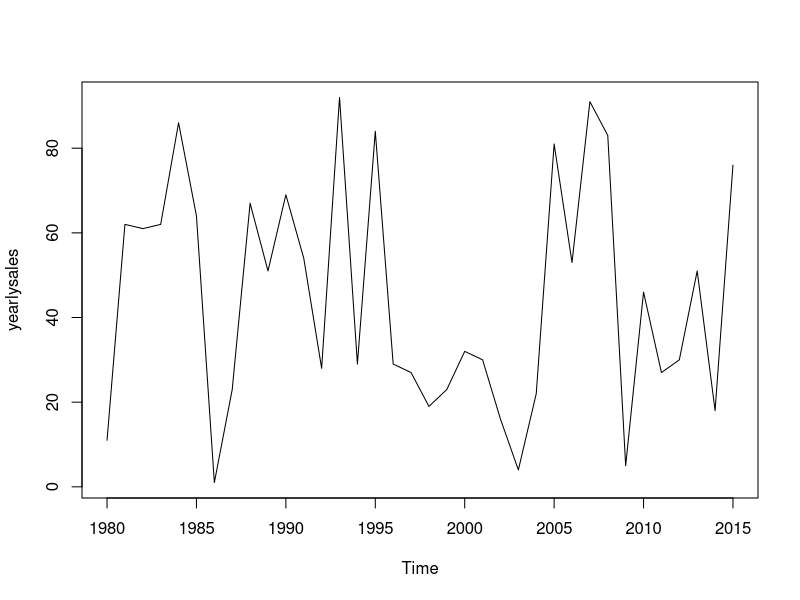
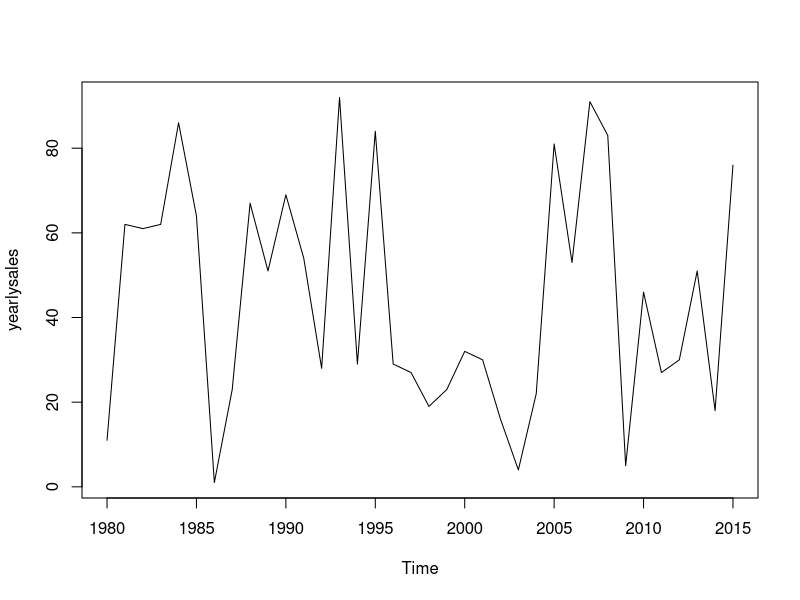
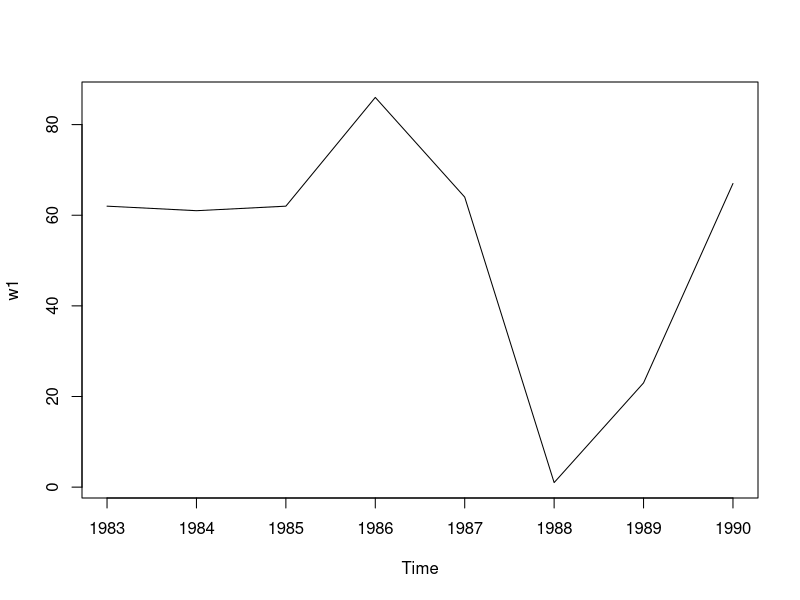
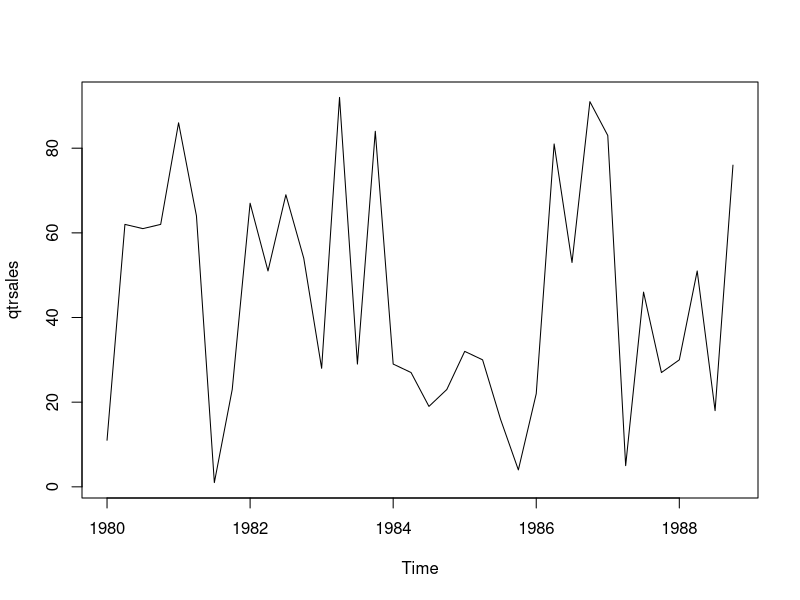
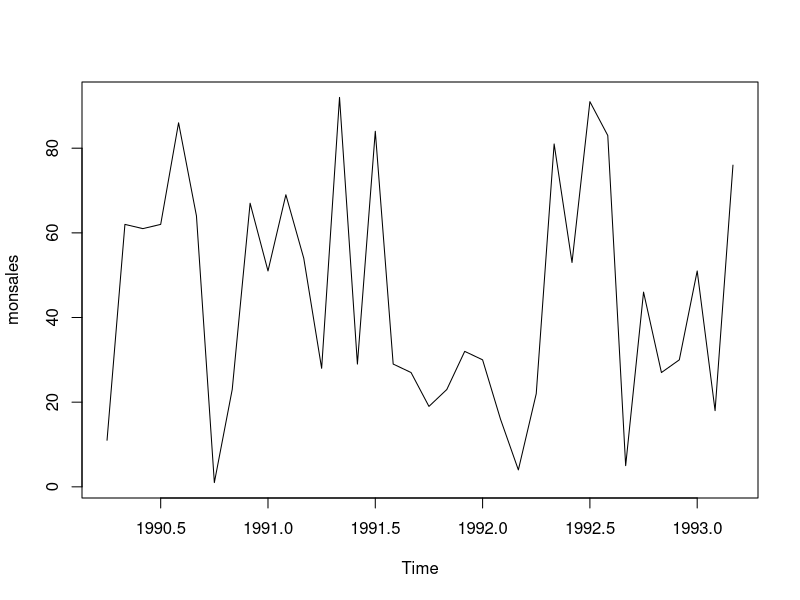
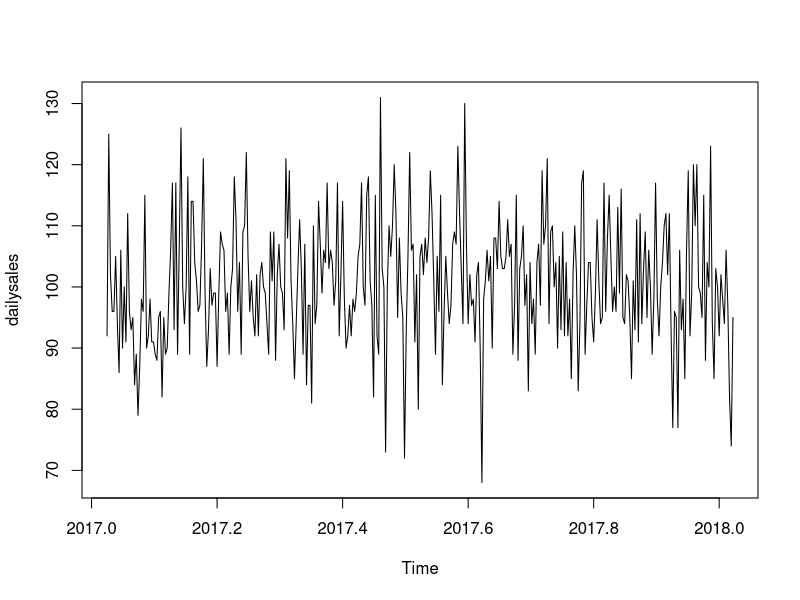
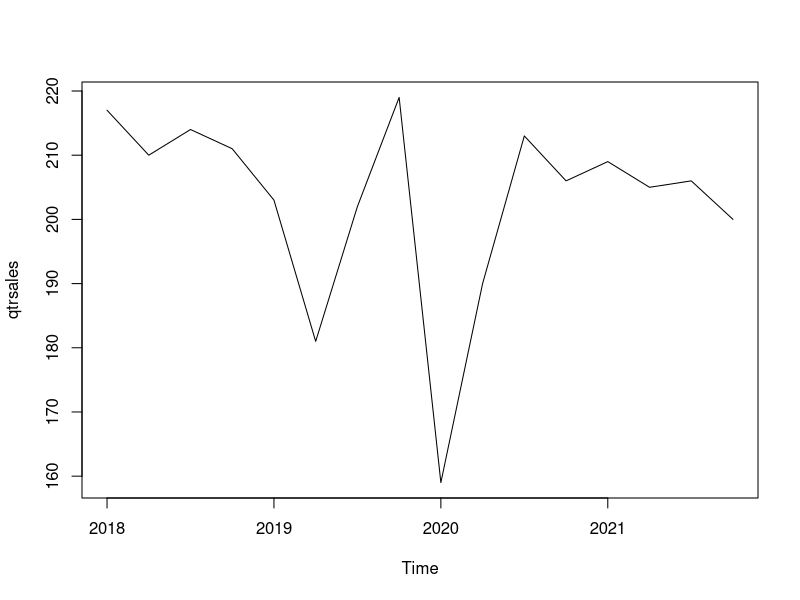

The R source for these figures, in order:
# create a time series data

#first create a vector of numerical values
# 36 observations 
set.seed(1234)
(sales = round(runif(36, 0,100)))
length(sales)

#This data can be daily, weekly, monthly, quarter, yearly data
#create yearly time series : start year 1980

#Yearly----
(ysales = ts(sales, frequency = 1))

(yearlysales = ts(sales, start=c(1980), frequency=1))
plot(yearlysales)
(yearlysales1 = ts(sales, start=c(1980,3), frequency=1)) 
# 3rd yr from 1980
plot(yearlysales)

#find the year when sales was > 50
yearlysales1[ yearlysales1 > 50]
class(yearlysales1)
methods(class=ts)
yearlysales1
(w1= window(yearlysales1, start=1983, end=1990))
plot(w1)



#Quarterly -----
12/4  # freq=4
(qtrsales = ts(sales, start=c(1980), frequency=4))
plot(qtrsales)
#list data from Qtr3 1980 to  1985
window(qtrsales, start=c(1980, 3), end=c(1985, 2))


#Monthly -----
12/12  # freq=12 start month=Apr/ 1990
(monsales = ts(sales, start=c(1990,4), frequency=12))
plot(monsales)
window(monsales, start=c(1991, 3))

#create data from Feb 2000 to Nov 2002
(monsales1 = ts(sales, start=c(2000,2), end=c(2003,3), frequency=12)) #recycling of elements beyond given sales value
monsales1
str(monsales1)
length(monsales1)

#see subset of sales data : May 2000 to Aug 2001
window(monsales1, start=c(2000, 5), end=c(2001, 8))

#Monthly TS
sales2 = ceiling(rnorm(365, mean=100, sd=10))
sales2
#YYYY,day
(dailysales = ts(sales2, start=c(2017,10), frequency=365))
window(dailysales, start=c(2017,50), end=c(2017,100))
mean(window(dailysales, start=c(2017,50), end=c(2017,100)))
head(sales2)
plot(dailysales)
class(dailysales)

#quarterly
sales3 = floor(rnorm(16, mean=200, sd = 12))
(qtrsales = ts(sales3, start = c(2018,1), frequency = 4))
plot(qtrsales)

#weekly
